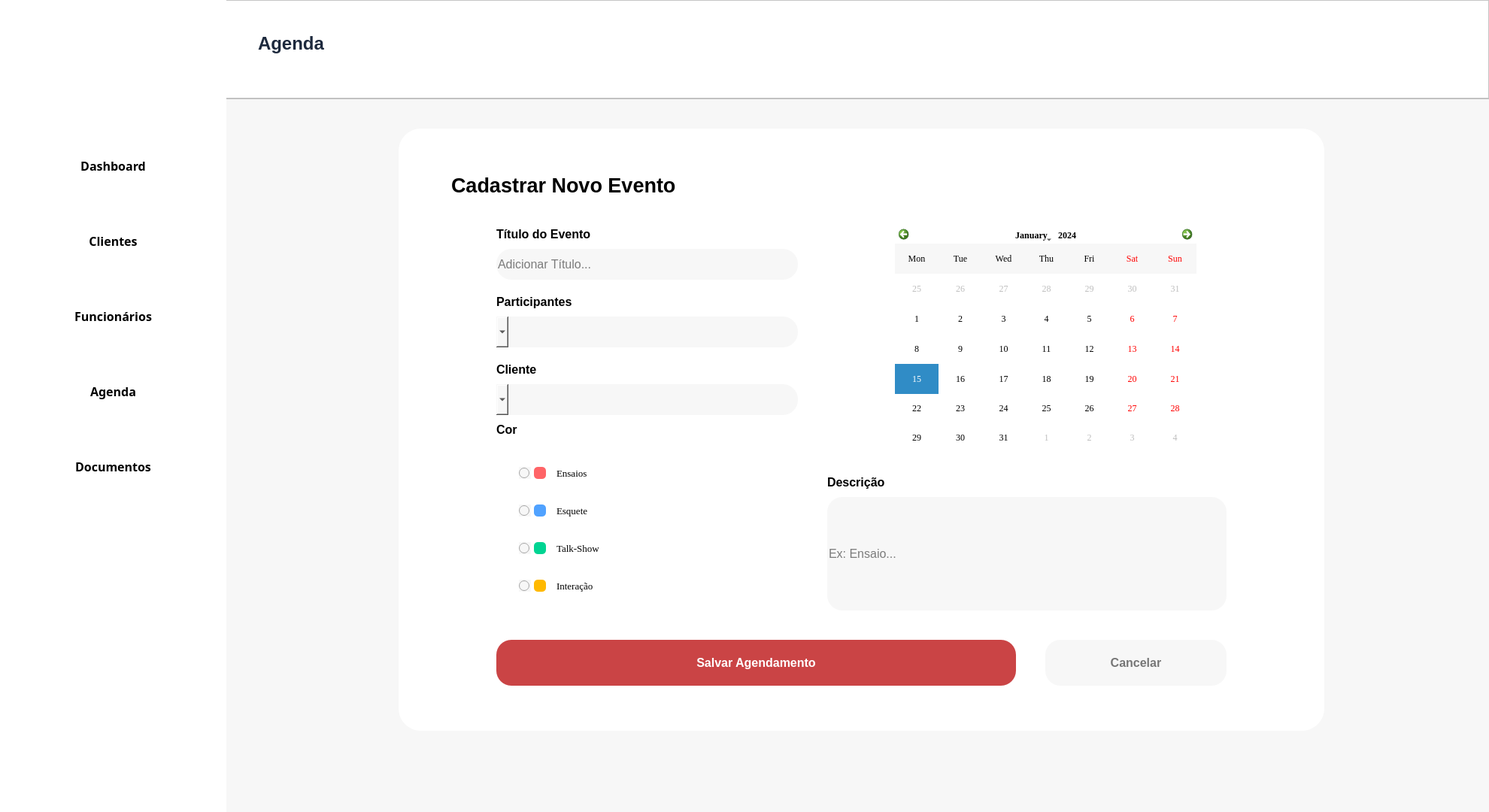
<?xml version="1.0" encoding="UTF-8"?>
<ui version="4.0">
 <class>Form</class>
 <widget class="QWidget" name="Form">
  <property name="geometry">
   <rect>
    <x>0</x>
    <y>0</y>
    <width>1980</width>
    <height>1080</height>
   </rect>
  </property>
  <property name="windowTitle">
   <string>Form</string>
  </property>
  <widget class="QFrame" name="frame_3">
   <property name="geometry">
    <rect>
     <x>300</x>
     <y>131</y>
     <width>1681</width>
     <height>951</height>
    </rect>
   </property>
   <property name="styleSheet">
    <string notr="true">background-color: rgb(247, 247, 247);</string>
   </property>
   <property name="frameShape">
    <enum>QFrame::StyledPanel</enum>
   </property>
   <property name="frameShadow">
    <enum>QFrame::Raised</enum>
   </property>
   <widget class="QFrame" name="Frame_Cliente">
    <property name="geometry">
     <rect>
      <x>230</x>
      <y>40</y>
      <width>1231</width>
      <height>801</height>
     </rect>
    </property>
    <property name="layoutDirection">
     <enum>Qt::LeftToRight</enum>
    </property>
    <property name="styleSheet">
     <string notr="true">#Frame_Cliente {
	background-color: white;
    border-radius: 30%;
	padding: 8px;
}
</string>
    </property>
    <property name="frameShape">
     <enum>QFrame::StyledPanel</enum>
    </property>
    <property name="frameShadow">
     <enum>QFrame::Raised</enum>
    </property>
    <widget class="QLabel" name="label">
     <property name="geometry">
      <rect>
       <x>70</x>
       <y>40</y>
       <width>451</width>
       <height>71</height>
      </rect>
     </property>
     <property name="font">
      <font>
       <pointsize>20</pointsize>
       <weight>75</weight>
       <bold>true</bold>
      </font>
     </property>
     <property name="styleSheet">
      <string notr="true">background-color: transparent;</string>
     </property>
     <property name="text">
      <string>Cadastrar Novo Evento</string>
     </property>
    </widget>
    <widget class="QLineEdit" name="lineEdit_1">
     <property name="geometry">
      <rect>
       <x>130</x>
       <y>160</y>
       <width>401</width>
       <height>41</height>
      </rect>
     </property>
     <property name="font">
      <font>
       <pointsize>12</pointsize>
       <weight>50</weight>
       <bold>false</bold>
      </font>
     </property>
     <property name="styleSheet">
      <string notr="true">background-color: rgb(247, 247, 247);
border-radius: 20px;
border-color:rgb(202, 202, 202);</string>
     </property>
     <property name="text">
      <string/>
     </property>
     <property name="cursorPosition">
      <number>0</number>
     </property>
     <property name="readOnly">
      <bool>false</bool>
     </property>
     <property name="placeholderText">
      <string notr="true">Adicionar Título...</string>
     </property>
     <property name="clearButtonEnabled">
      <bool>false</bool>
     </property>
    </widget>
    <widget class="QLineEdit" name="lineEdit_4">
     <property name="geometry">
      <rect>
       <x>570</x>
       <y>490</y>
       <width>531</width>
       <height>151</height>
      </rect>
     </property>
     <property name="font">
      <font>
       <pointsize>12</pointsize>
       <weight>50</weight>
       <bold>false</bold>
      </font>
     </property>
     <property name="styleSheet">
      <string notr="true">background-color: rgb(247, 247, 247);
border-radius: 20px;
border-color:rgb(202, 202, 202);</string>
     </property>
     <property name="text">
      <string/>
     </property>
     <property name="placeholderText">
      <string>Ex: Ensaio...</string>
     </property>
    </widget>
    <widget class="QLabel" name="label_3">
     <property name="geometry">
      <rect>
       <x>130</x>
       <y>130</y>
       <width>231</width>
       <height>21</height>
      </rect>
     </property>
     <property name="font">
      <font>
       <pointsize>12</pointsize>
       <weight>75</weight>
       <bold>true</bold>
      </font>
     </property>
     <property name="styleSheet">
      <string notr="true">background-color: transparent;</string>
     </property>
     <property name="text">
      <string>Título do Evento</string>
     </property>
    </widget>
    <widget class="QLabel" name="label_4">
     <property name="geometry">
      <rect>
       <x>130</x>
       <y>220</y>
       <width>141</width>
       <height>21</height>
      </rect>
     </property>
     <property name="font">
      <font>
       <pointsize>12</pointsize>
       <weight>75</weight>
       <bold>true</bold>
      </font>
     </property>
     <property name="styleSheet">
      <string notr="true">background-color: transparent;</string>
     </property>
     <property name="text">
      <string>Participantes</string>
     </property>
    </widget>
    <widget class="QLabel" name="label_8">
     <property name="geometry">
      <rect>
       <x>570</x>
       <y>460</y>
       <width>101</width>
       <height>21</height>
      </rect>
     </property>
     <property name="font">
      <font>
       <pointsize>12</pointsize>
       <weight>75</weight>
       <bold>true</bold>
      </font>
     </property>
     <property name="styleSheet">
      <string notr="true">background-color: transparent;</string>
     </property>
     <property name="text">
      <string>Descrição</string>
     </property>
    </widget>
    <widget class="QPushButton" name="pushButton_3">
     <property name="geometry">
      <rect>
       <x>130</x>
       <y>680</y>
       <width>691</width>
       <height>61</height>
      </rect>
     </property>
     <property name="font">
      <font>
       <pointsize>12</pointsize>
       <weight>75</weight>
       <bold>true</bold>
      </font>
     </property>
     <property name="cursor">
      <cursorShape>PointingHandCursor</cursorShape>
     </property>
     <property name="styleSheet">
      <string notr="true">background-color: rgb(202, 68, 69);
color: white;
border-radius: 20px</string>
     </property>
     <property name="text">
      <string>Salvar Agendamento</string>
     </property>
    </widget>
    <widget class="QPushButton" name="pushButton_4">
     <property name="geometry">
      <rect>
       <x>860</x>
       <y>680</y>
       <width>241</width>
       <height>61</height>
      </rect>
     </property>
     <property name="font">
      <font>
       <pointsize>12</pointsize>
       <weight>75</weight>
       <bold>true</bold>
      </font>
     </property>
     <property name="cursor">
      <cursorShape>PointingHandCursor</cursorShape>
     </property>
     <property name="styleSheet">
      <string notr="true">border-radius: 20px;
background-color: rgb(247, 247, 247);
color: rgb(118, 118, 118);</string>
     </property>
     <property name="text">
      <string>Cancelar</string>
     </property>
    </widget>
    <widget class="QCalendarWidget" name="calendarWidget">
     <property name="geometry">
      <rect>
       <x>660</x>
       <y>130</y>
       <width>401</width>
       <height>301</height>
      </rect>
     </property>
     <property name="font">
      <font>
       <family>Georgia</family>
      </font>
     </property>
     <property name="styleSheet">
      <string notr="true">QCalendarWidget QAbstractItemView{background-color: white;
}
QCalendarWidget QToolButton{background-color: transparent; color: rgb(0, 0, 0); ;
}
QCalendarWidget QAbstractItemView:item:selected{background-color:rgb(156, 10, 18); border-radius: 5px; color: white;
}
QCalendarWidget QWidget{ background-color: white;
}</string>
     </property>
     <property name="gridVisible">
      <bool>false</bool>
     </property>
     <property name="verticalHeaderFormat">
      <enum>QCalendarWidget::NoVerticalHeader</enum>
     </property>
     <property name="navigationBarVisible">
      <bool>true</bool>
     </property>
     <property name="dateEditEnabled">
      <bool>true</bool>
     </property>
    </widget>
    <widget class="QLabel" name="label_9">
     <property name="geometry">
      <rect>
       <x>130</x>
       <y>390</y>
       <width>101</width>
       <height>21</height>
      </rect>
     </property>
     <property name="font">
      <font>
       <pointsize>12</pointsize>
       <weight>75</weight>
       <bold>true</bold>
      </font>
     </property>
     <property name="styleSheet">
      <string notr="true">background-color: transparent;</string>
     </property>
     <property name="text">
      <string>Cor</string>
     </property>
    </widget>
    <widget class="QWidget" name="widget_6" native="true">
     <property name="geometry">
      <rect>
       <x>180</x>
       <y>600</y>
       <width>16</width>
       <height>16</height>
      </rect>
     </property>
     <property name="styleSheet">
      <string notr="true">background-color: rgb(255, 185, 0); border-radius:5px;</string>
     </property>
    </widget>
    <widget class="QWidget" name="widget_8" native="true">
     <property name="geometry">
      <rect>
       <x>180</x>
       <y>500</y>
       <width>16</width>
       <height>16</height>
      </rect>
     </property>
     <property name="styleSheet">
      <string notr="true">background-color: rgb(80, 162, 255); border-radius:5px;</string>
     </property>
    </widget>
    <widget class="QWidget" name="widget_7" native="true">
     <property name="geometry">
      <rect>
       <x>180</x>
       <y>550</y>
       <width>16</width>
       <height>16</height>
      </rect>
     </property>
     <property name="styleSheet">
      <string notr="true">background-color: rgb(0, 212, 146); border-radius:5px;</string>
     </property>
    </widget>
    <widget class="QWidget" name="widget_9" native="true">
     <property name="geometry">
      <rect>
       <x>180</x>
       <y>450</y>
       <width>16</width>
       <height>16</height>
      </rect>
     </property>
     <property name="styleSheet">
      <string notr="true">background-color: rgb(255, 100, 103); border-radius:5px;</string>
     </property>
    </widget>
    <widget class="QRadioButton" name="radioButton">
     <property name="geometry">
      <rect>
       <x>160</x>
       <y>450</y>
       <width>16</width>
       <height>16</height>
      </rect>
     </property>
     <property name="text">
      <string/>
     </property>
    </widget>
    <widget class="QRadioButton" name="radioButton_2">
     <property name="geometry">
      <rect>
       <x>160</x>
       <y>500</y>
       <width>16</width>
       <height>16</height>
      </rect>
     </property>
     <property name="text">
      <string/>
     </property>
    </widget>
    <widget class="QRadioButton" name="radioButton_5">
     <property name="geometry">
      <rect>
       <x>160</x>
       <y>550</y>
       <width>16</width>
       <height>16</height>
      </rect>
     </property>
     <property name="text">
      <string/>
     </property>
    </widget>
    <widget class="QRadioButton" name="radioButton_6">
     <property name="geometry">
      <rect>
       <x>160</x>
       <y>600</y>
       <width>16</width>
       <height>16</height>
      </rect>
     </property>
     <property name="text">
      <string/>
     </property>
    </widget>
    <widget class="QLabel" name="label_12">
     <property name="geometry">
      <rect>
       <x>210</x>
       <y>600</y>
       <width>81</width>
       <height>16</height>
      </rect>
     </property>
     <property name="font">
      <font>
       <family>Georgia</family>
       <pointsize>10</pointsize>
       <weight>50</weight>
       <bold>false</bold>
      </font>
     </property>
     <property name="styleSheet">
      <string notr="true">background-color: transparent;</string>
     </property>
     <property name="text">
      <string>Interação</string>
     </property>
    </widget>
    <widget class="QLabel" name="label_13">
     <property name="geometry">
      <rect>
       <x>210</x>
       <y>500</y>
       <width>111</width>
       <height>16</height>
      </rect>
     </property>
     <property name="font">
      <font>
       <family>Georgia</family>
       <pointsize>10</pointsize>
       <weight>50</weight>
       <bold>false</bold>
      </font>
     </property>
     <property name="styleSheet">
      <string notr="true">background-color: transparent;</string>
     </property>
     <property name="text">
      <string>Esquete</string>
     </property>
    </widget>
    <widget class="QLabel" name="label_14">
     <property name="geometry">
      <rect>
       <x>210</x>
       <y>550</y>
       <width>71</width>
       <height>16</height>
      </rect>
     </property>
     <property name="font">
      <font>
       <family>Georgia</family>
       <pointsize>10</pointsize>
       <weight>50</weight>
       <bold>false</bold>
      </font>
     </property>
     <property name="styleSheet">
      <string notr="true">background-color: transparent;</string>
     </property>
     <property name="text">
      <string>Talk-Show</string>
     </property>
    </widget>
    <widget class="QLabel" name="label_15">
     <property name="geometry">
      <rect>
       <x>210</x>
       <y>450</y>
       <width>71</width>
       <height>16</height>
      </rect>
     </property>
     <property name="font">
      <font>
       <family>Georgia</family>
       <pointsize>10</pointsize>
       <weight>50</weight>
       <bold>false</bold>
      </font>
     </property>
     <property name="styleSheet">
      <string notr="true">background-color: transparent;</string>
     </property>
     <property name="text">
      <string>Ensaios</string>
     </property>
    </widget>
    <widget class="QLabel" name="label_5">
     <property name="geometry">
      <rect>
       <x>130</x>
       <y>310</y>
       <width>141</width>
       <height>21</height>
      </rect>
     </property>
     <property name="font">
      <font>
       <pointsize>12</pointsize>
       <weight>75</weight>
       <bold>true</bold>
      </font>
     </property>
     <property name="styleSheet">
      <string notr="true">background-color: transparent;</string>
     </property>
     <property name="text">
      <string>Cliente</string>
     </property>
    </widget>
    <widget class="QComboBox" name="comboBox">
     <property name="geometry">
      <rect>
       <x>130</x>
       <y>250</y>
       <width>401</width>
       <height>41</height>
      </rect>
     </property>
     <property name="layoutDirection">
      <enum>Qt::RightToLeft</enum>
     </property>
     <property name="styleSheet">
      <string notr="true">background-color: rgb(247, 247, 247);
border-radius: 20px;
border-color:rgb(202, 202, 202);</string>
     </property>
     <property name="editable">
      <bool>false</bool>
     </property>
     <property name="insertPolicy">
      <enum>QComboBox::InsertAtBottom</enum>
     </property>
    </widget>
    <widget class="QComboBox" name="comboBox_2">
     <property name="geometry">
      <rect>
       <x>130</x>
       <y>340</y>
       <width>401</width>
       <height>41</height>
      </rect>
     </property>
     <property name="layoutDirection">
      <enum>Qt::RightToLeft</enum>
     </property>
     <property name="styleSheet">
      <string notr="true">background-color: rgb(247, 247, 247);
border-radius: 20px;
border-color:rgb(202, 202, 202);</string>
     </property>
     <property name="editable">
      <bool>false</bool>
     </property>
    </widget>
   </widget>
  </widget>
  <widget class="QFrame" name="frame_2">
   <property name="geometry">
    <rect>
     <x>299</x>
     <y>0</y>
     <width>1681</width>
     <height>131</height>
    </rect>
   </property>
   <property name="styleSheet">
    <string notr="true">background-color: rgb(255,255,255);</string>
   </property>
   <property name="frameShape">
    <enum>QFrame::StyledPanel</enum>
   </property>
   <property name="frameShadow">
    <enum>QFrame::Raised</enum>
   </property>
   <widget class="QTextBrowser" name="textBrowser_2">
    <property name="geometry">
     <rect>
      <x>40</x>
      <y>40</y>
      <width>256</width>
      <height>51</height>
     </rect>
    </property>
    <property name="autoFillBackground">
     <bool>false</bool>
    </property>
    <property name="styleSheet">
     <string notr="true">border: 0px;
color:rgb(29, 41, 61);</string>
    </property>
    <property name="html">
     <string>&lt;!DOCTYPE HTML PUBLIC &quot;-//W3C//DTD HTML 4.0//EN&quot; &quot;http://www.w3.org/TR/REC-html40/strict.dtd&quot;&gt;
&lt;html&gt;&lt;head&gt;&lt;meta name=&quot;qrichtext&quot; content=&quot;1&quot; /&gt;&lt;style type=&quot;text/css&quot;&gt;
p, li { white-space: pre-wrap; }
&lt;/style&gt;&lt;/head&gt;&lt;body style=&quot; font-family:'MS Shell Dlg 2'; font-size:7.8pt; font-weight:400; font-style:normal;&quot;&gt;
&lt;p style=&quot; margin-top:0px; margin-bottom:0px; margin-left:0px; margin-right:0px; -qt-block-indent:0; text-indent:0px;&quot;&gt;&lt;span style=&quot; font-size:18pt; font-weight:600;&quot;&gt;Agenda&lt;/span&gt;&lt;/p&gt;&lt;/body&gt;&lt;/html&gt;</string>
    </property>
   </widget>
  </widget>
  <widget class="QFrame" name="menu_lateral">
   <property name="geometry">
    <rect>
     <x>0</x>
     <y>-10</y>
     <width>301</width>
     <height>1091</height>
    </rect>
   </property>
   <property name="styleSheet">
    <string notr="true">background-color: rgb(255,255,255);
border: 1px;
box-shadow: 5px 5px 5px;
border-color:  rgb(149, 149, 149);</string>
   </property>
   <widget class="QPushButton" name="btn_abrir_dashboard_menu">
    <property name="geometry">
     <rect>
      <x>20</x>
      <y>200</y>
      <width>261</width>
      <height>61</height>
     </rect>
    </property>
    <property name="font">
     <font>
      <family>Segoe UI Semibold</family>
      <pointsize>12</pointsize>
      <weight>75</weight>
      <bold>true</bold>
     </font>
    </property>
    <property name="cursor">
     <cursorShape>PointingHandCursor</cursorShape>
    </property>
    <property name="layoutDirection">
     <enum>Qt::LeftToRight</enum>
    </property>
    <property name="styleSheet">
     <string notr="true">text-align: left;
color: rgb(139, 139, 139);
padding-left: 10px;
border-radius:10px;
hover-color {
	background-color:rgb(254, 242, 242 solid);
	color:rgb(159, 7, 18);
}</string>
    </property>
    <property name="text">
     <string>Dashboard</string>
    </property>
    <property name="icon">
     <iconset>
      <normaloff>../Source/dashboard.png</normaloff>../Source/dashboard.png</iconset>
    </property>
    <property name="iconSize">
     <size>
      <width>50</width>
      <height>50</height>
     </size>
    </property>
   </widget>
   <widget class="QPushButton" name="btn_abrir_cliente_menu">
    <property name="geometry">
     <rect>
      <x>20</x>
      <y>300</y>
      <width>261</width>
      <height>61</height>
     </rect>
    </property>
    <property name="font">
     <font>
      <family>Segoe UI Semibold</family>
      <pointsize>12</pointsize>
      <weight>75</weight>
      <bold>true</bold>
     </font>
    </property>
    <property name="cursor">
     <cursorShape>PointingHandCursor</cursorShape>
    </property>
    <property name="styleSheet">
     <string notr="true">text-align: left;
color: rgb(139, 139, 139);
padding-left: 10px;
border-radius:10px;
hover-color {
	background-color:rgb(254, 242, 242 solid);
	color:rgb(159, 7, 18);
}</string>
    </property>
    <property name="text">
     <string>Clientes</string>
    </property>
    <property name="icon">
     <iconset>
      <normaloff>../Source/cliente.png</normaloff>../Source/cliente.png</iconset>
    </property>
    <property name="iconSize">
     <size>
      <width>40</width>
      <height>40</height>
     </size>
    </property>
   </widget>
   <widget class="QPushButton" name="btn_abrir_funcionario_menu">
    <property name="geometry">
     <rect>
      <x>20</x>
      <y>400</y>
      <width>261</width>
      <height>61</height>
     </rect>
    </property>
    <property name="font">
     <font>
      <family>Segoe UI Semibold</family>
      <pointsize>12</pointsize>
      <weight>75</weight>
      <bold>true</bold>
     </font>
    </property>
    <property name="cursor">
     <cursorShape>PointingHandCursor</cursorShape>
    </property>
    <property name="styleSheet">
     <string notr="true">text-align: left;
color: rgb(139, 139, 139);
padding-left: 10px;
border-radius:10px;
hover-color {
	background-color:rgb(254, 242, 242 solid);
	color:rgb(159, 7, 18);
}</string>
    </property>
    <property name="text">
     <string>Funcionários</string>
    </property>
    <property name="icon">
     <iconset>
      <normaloff>../Source/funcionarios.png</normaloff>../Source/funcionarios.png</iconset>
    </property>
    <property name="iconSize">
     <size>
      <width>40</width>
      <height>40</height>
     </size>
    </property>
   </widget>
   <widget class="QPushButton" name="btn_abrir_agenda_menu">
    <property name="geometry">
     <rect>
      <x>20</x>
      <y>500</y>
      <width>261</width>
      <height>61</height>
     </rect>
    </property>
    <property name="font">
     <font>
      <family>Segoe UI Semibold</family>
      <pointsize>12</pointsize>
      <weight>75</weight>
      <bold>true</bold>
     </font>
    </property>
    <property name="cursor">
     <cursorShape>PointingHandCursor</cursorShape>
    </property>
    <property name="styleSheet">
     <string notr="true">text-align: left;
color: rgb(139, 139, 139);
padding-left: 10px;
border-radius:10px;
hover-color {
	background-color:rgb(254, 242, 242 solid);
	color:rgb(159, 7, 18);
}</string>
    </property>
    <property name="text">
     <string>Agenda</string>
    </property>
    <property name="icon">
     <iconset>
      <normaloff>../Source/agenda.png</normaloff>../Source/agenda.png</iconset>
    </property>
    <property name="iconSize">
     <size>
      <width>50</width>
      <height>50</height>
     </size>
    </property>
   </widget>
   <widget class="QPushButton" name="btn_abrir_documento_menu">
    <property name="geometry">
     <rect>
      <x>20</x>
      <y>600</y>
      <width>261</width>
      <height>61</height>
     </rect>
    </property>
    <property name="font">
     <font>
      <family>Segoe UI Semibold</family>
      <pointsize>12</pointsize>
      <weight>75</weight>
      <bold>true</bold>
     </font>
    </property>
    <property name="cursor">
     <cursorShape>PointingHandCursor</cursorShape>
    </property>
    <property name="styleSheet">
     <string notr="true">text-align: left;
color: rgb(139, 139, 139);
padding-left: 10px;
border-radius:10px;
hover-color {
	background-color:rgb(254, 242, 242 solid);
	color:rgb(159, 7, 18);
}</string>
    </property>
    <property name="text">
     <string>Documentos</string>
    </property>
    <property name="icon">
     <iconset>
      <normaloff>../Source/documentos.png</normaloff>../Source/documentos.png</iconset>
    </property>
    <property name="iconSize">
     <size>
      <width>50</width>
      <height>50</height>
     </size>
    </property>
   </widget>
   <widget class="QLabel" name="logo">
    <property name="geometry">
     <rect>
      <x>40</x>
      <y>10</y>
      <width>191</width>
      <height>181</height>
     </rect>
    </property>
    <property name="text">
     <string notr="true"/>
    </property>
    <property name="pixmap">
     <pixmap>../Source/Cenicos.jpg</pixmap>
    </property>
    <property name="scaledContents">
     <bool>true</bool>
    </property>
   </widget>
  </widget>
 </widget>
 <resources/>
 <connections/>
</ui>
